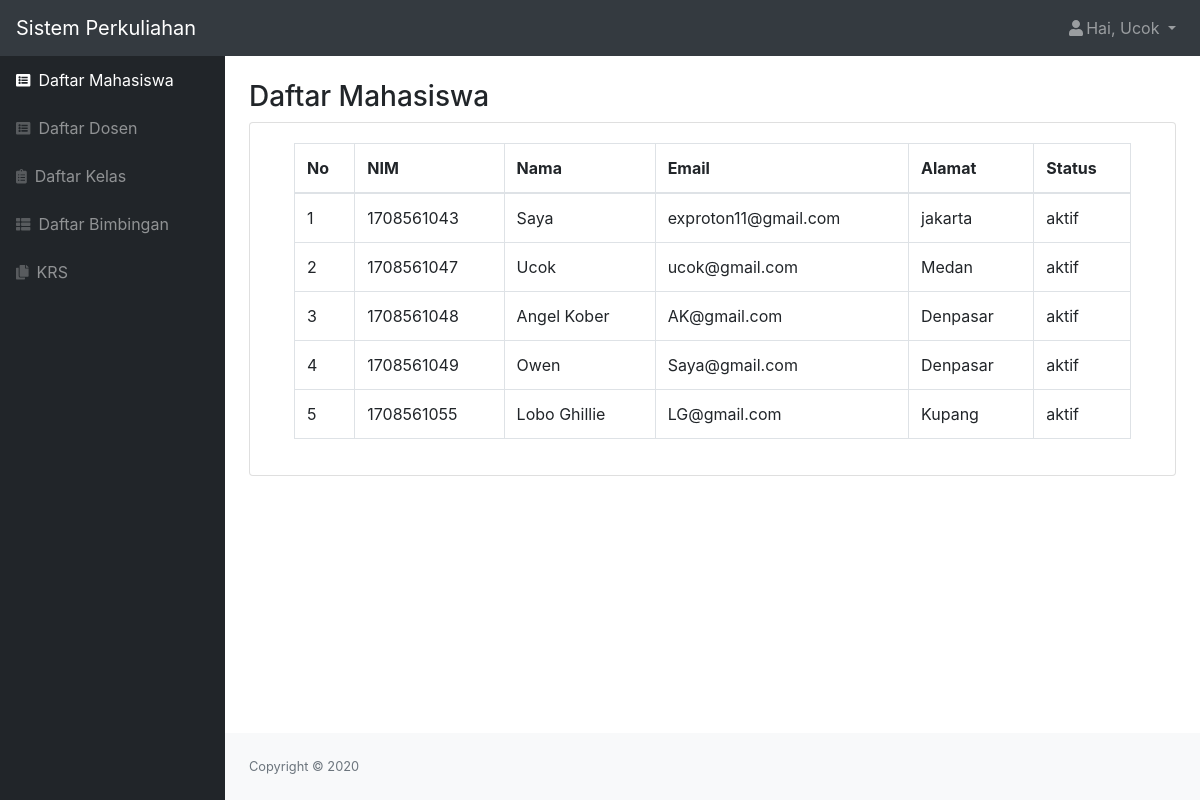
Screenshot of /php/mahasiswa.php (signed in) with the database file from the repository.
### tables this page shows
CREATE TABLE `mahasiswa` (
  `id_mahasiswa` int(11) NOT NULL,
  `role` char(1) NOT NULL,
  `nim` char(10) NOT NULL,
  `nama` varchar(50) NOT NULL,
  `email` varchar(50) NOT NULL,
  `alamat` varchar(50) NOT NULL,
  `tanggal_lahir` date NOT NULL,
  `status` varchar(20) NOT NULL,
  `password` varchar(300) NOT NULL
);

### php/mahasiswa.php (the view, shortened to what this page needs)
<?php
    include "function.php";
    $queryMahasiswa = mysqli_query($koneksi, "SELECT * FROM mahasiswa ORDER BY nim asc");
    $nama = $_SESSION['nama'];
    $role = $_SESSION['role'];
?>
<!DOCTYPE html>
<html lang="en">
    <head>
        <link href="../css/styles.css" rel="stylesheet" />
        <link href="https://cdn.datatables.net/1.10.20/css/dataTables.bootstrap4.min.css" rel="stylesheet" />
    </head>
    <body class="sb-nav-fixed">
        <nav class="sb-topnav navbar navbar-expand navbar-dark bg-dark">
            <a class="navbar-brand" href="index.html">Sistem Perkuliahan</a>
            <ul class="navbar-nav ml-auto">
                <li class="nav-item dropdown">
                    <a class="nav-link dropdown-toggle" id="userDropdown" href="#" role="button" data-toggle="dropdown" aria-haspopup="true" aria-expanded="false"><i class="fas fa-user fa-fw"></i>Hai, <?= $nama; ?> </a>
                </li>
            </ul>
        </nav>
        <div id="layoutSidenav">
            <div id="layoutSidenav_nav">
                <nav class="sb-sidenav accordion sb-sidenav-dark" id="sidenavAccordion">
                    <div class="sb-sidenav-menu">
                        <div class="nav">
                            <a class="nav-link active" href="mahasiswa.php"
                                ><div class="sb-nav-link-icon"><i class="fas fa-list-alt"></i></div>
                                Daftar Mahasiswa</a
                            >
                            <a class="nav-link" href="dosen.php"
                                ><div class="sb-nav-link-icon"><i class="fas fa-list-alt"></i></div>
                                Daftar Dosen</a
                            >
                            <a class="nav-link" href="kelas.php"
                                ><div class="sb-nav-link-icon"><i class="fas fa-clipboard-list"></i></div>
                                Daftar Kelas</a
                            >
                            <a class="nav-link" href="bimbingan.php"
                                ><div class="sb-nav-link-icon"><i class="fas fa-th-list"></i></div>
                                Daftar Bimbingan</a
                            >
                            <?php if($role == "1") { ?>
                            <a class="nav-link" href="krs.php"
                                ><div class="sb-nav-link-icon"><i class="fas fa-copy"></i></div>
                                KRS</a>
                            <?php } ?>
                        </div>
                    </div>
                </nav>
            </div>
            <div id="layoutSidenav_content">
                <main>
                    <div class="container-fluid">
                        <h3 class="mt-4">Daftar Mahasiswa</h3>
                        <div class="card mb-4">
                            <div class="card-body">
                                <div class="table-responsive">
                                    <div class="container">
                                        <table class="table table-bordered" id="dataTable" width="100%" cellspacing="0">
                                            <thead>
                                                <tr>
                                                    <th>No</th>
                                                    <th>NIM</th>
                                                    <th>Nama</th>
                                                    <th>Email</th>
                                                    <th>Alamat</th>
                                                    <th>Status</th>
                                                </tr>
                                            </thead>
                                            <?php $i=1;
                                            foreach ($queryMahasiswa as $data) : ?>
                                                <tr>
                                                    <td><?= $i++; ?></td>
                                                    <td><?= $data['nim']; ?></td>
                                                    <td><?= $data['nama']; ?></td>
                                                    <td><?= $data['email']; ?></td>
                                                    <td><?= $data['alamat']; ?></td>
                                                    <td><?= $data['status']; ?></td>
                                                </tr>
                                                <?php endforeach; ?>
                                        </table>
                                    </div>
                                </div>
                            </div>
                        </div>
                    </div>
                </main>
                <?php include "footer.php" ?>
            </div>
        </div>
    </body>
</html>

### rows the page displays
mahasiswa: nim "1708561043", nama "Saya", email "exproton11@gmail.com", alamat "jakarta", status "aktif"
mahasiswa: nim "1708561047", nama "Ucok", email "ucok@gmail.com", alamat "Medan", status "aktif"
mahasiswa: nim "1708561048", nama "Angel Kober", email "AK@gmail.com", alamat "Denpasar", status "aktif"
mahasiswa: nim "1708561049", nama "Owen", email "Saya@gmail.com", alamat "Denpasar", status "aktif"
mahasiswa: nim "1708561055", nama "Lobo Ghillie", email "LG@gmail.com", alamat "Kupang", status "aktif"

### other values shown
$nama "Ucok"
